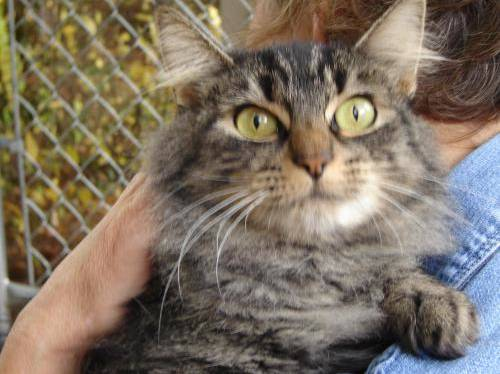
#> input picture 11- Thresholding/cat.jpg, 500 x 374 px
$ jupyter execute 1.ipynb
#> lines starting #> are read from the running program, lines starting #| are printed output that depends on the picture
[cell 1]
import cv2

[cell 2]
image = cv2.imread('cat.jpg')
#> image is the input picture: shape (374, 500, 3); mean B, G, R 98.4, 113.2, 125.5

[cell 3]
ret,tr1 = cv2.threshold(image,150,255,cv2.THRESH_BINARY)
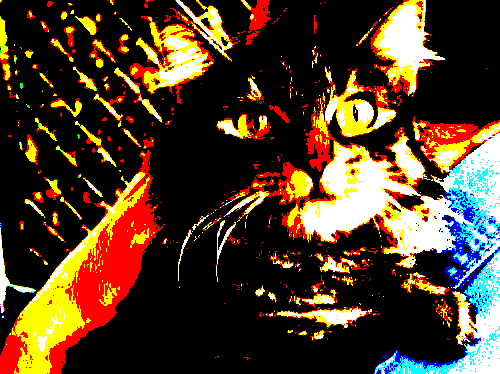
#> tr1: shape (374, 500, 3); mean B, G, R 37, 58.6, 80.9
ret,tr2 = cv2.threshold(image,150,255,cv2.THRESH_BINARY_INV)
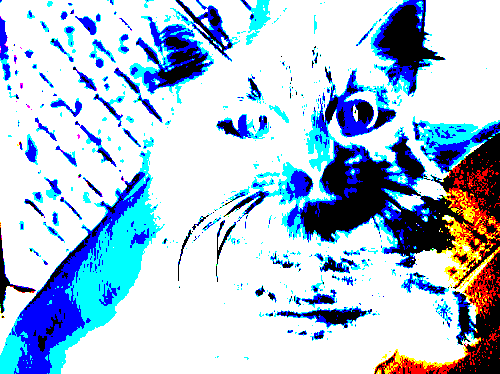
#> tr2: shape (374, 500, 3); mean B, G, R 218, 196.4, 174.1
ret,tr3 = cv2.threshold(image,150,255,cv2.THRESH_TRUNC)
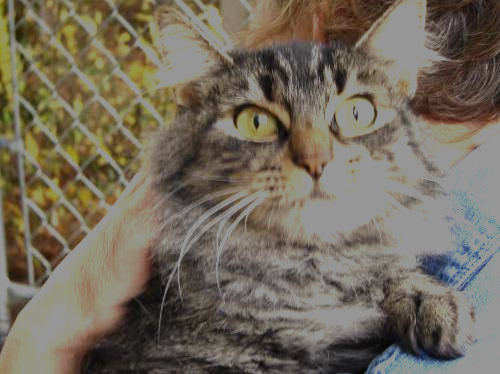
#> tr3: shape (374, 500, 3); mean B, G, R 92.9, 107.2, 115.9
ret,tr4 = cv2.threshold(image,150,255,cv2.THRESH_TOZERO)
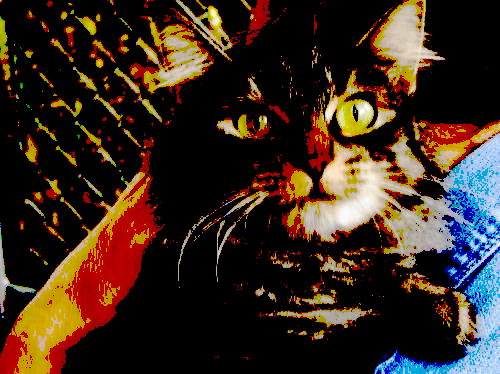
#> tr4: shape (374, 500, 3); mean B, G, R 27.3, 40.4, 57.2
ret,tr5 = cv2.threshold(image,150,255,cv2.THRESH_TOZERO_INV)
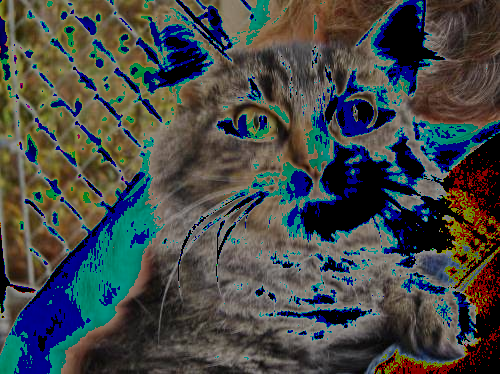
#> tr5: shape (374, 500, 3); mean B, G, R 71.1, 72.7, 68.3

cv2.imshow('Original image',image)
cv2.imshow('Binary threshold image',tr1)
cv2.imshow('Binary threshold inverse image',tr2)
cv2.imshow('Trunc threshold image',tr3)
cv2.imshow('Tozero threshold image',tr4)
cv2.imshow('Tozero inverse threshold image',tr5)

cv2.waitKey(0)
cv2.destroyAllWindows()
